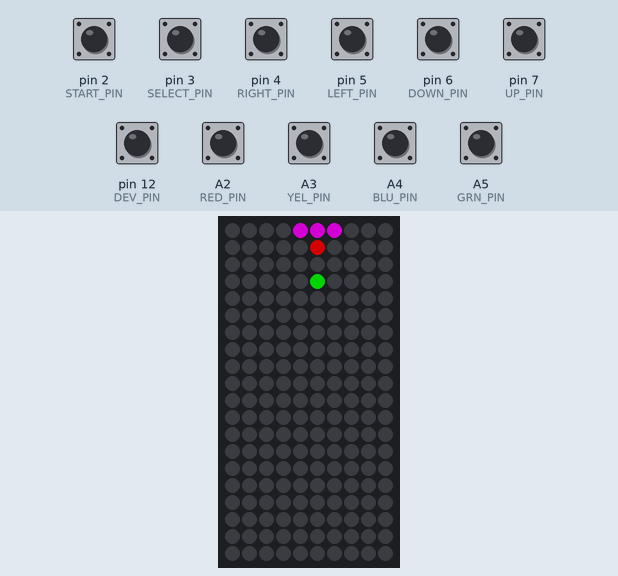
Simulated run of this sketch. Board: Arduino Uno, built with avr-gcc and run on an emulated ATmega328P. Parts: 10×20 RGB LED matrix (first LED top left, wired row by row). The inputs (shaded band) are chosen by the test bench; at power-on: A2 (RED_PIN), A3 (YEL_PIN), A4 (BLU_PIN), A5 (GRN_PIN), pin 2 (START_PIN), pin 3 (SELECT_PIN), pin 4 (RIGHT_PIN), pin 5 (LEFT_PIN), pin 6 (DOWN_PIN), pin 7 (UP_PIN), pin 12 (DEV_PIN) HIGH. Dim RGB values are drawn brighter than linear; what the sketch prints to the serial monitor is not drawn.

Above: at 1.6 s.
1.7 s: A2 (RED_PIN) pulled LOW for 1 s
At 3.0 s:
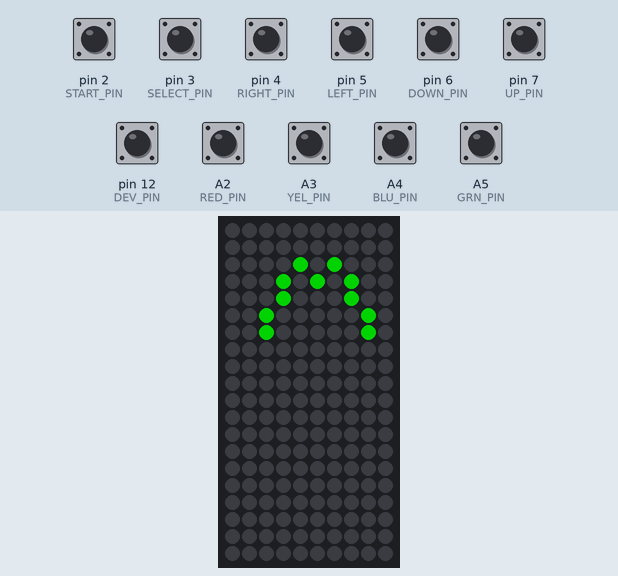
3.3 s: pin 4 (RIGHT_PIN) pulled LOW for 1 s
At 4.7 s:
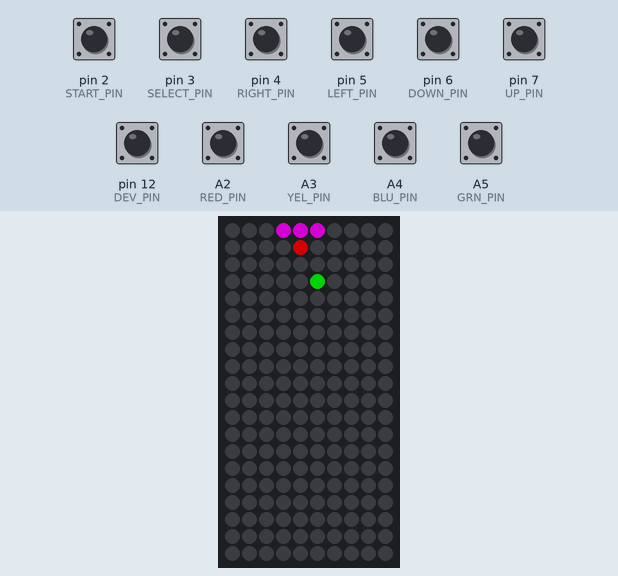
5.8 s: A3 (YEL_PIN) pulled LOW for 0.15 s
At 6.13 s:
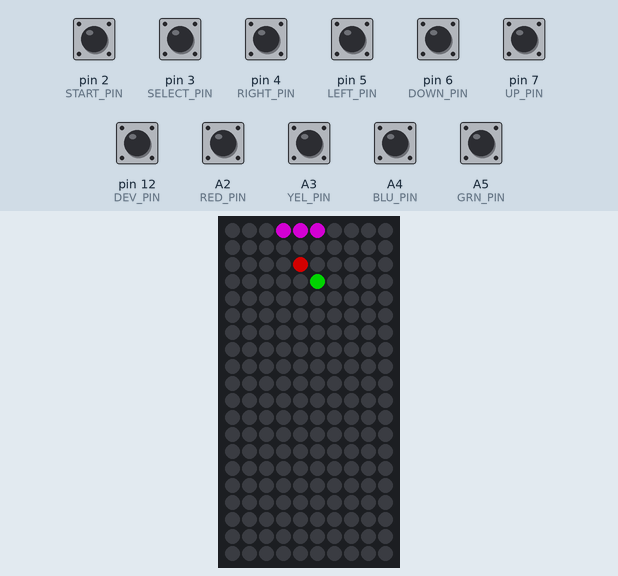
6.5 s: pin 5 (LEFT_PIN) pulled LOW for 0.15 s
At 6.63 s:
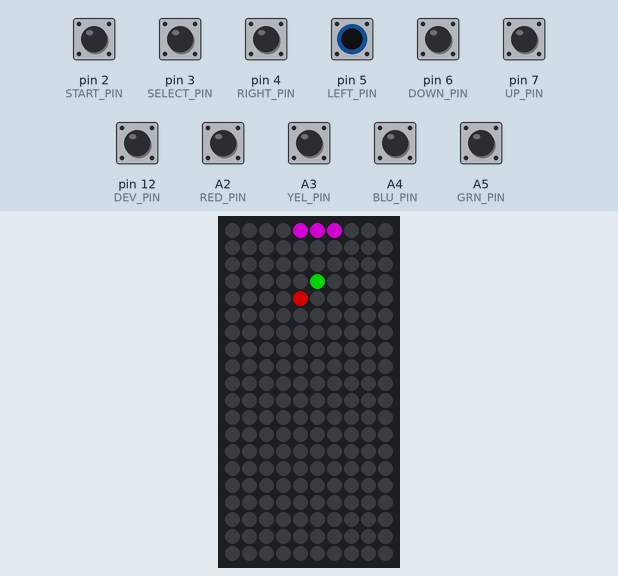
7.2 s: pin 4 (RIGHT_PIN) pulled LOW for 0.15 s
At 7.38 s:
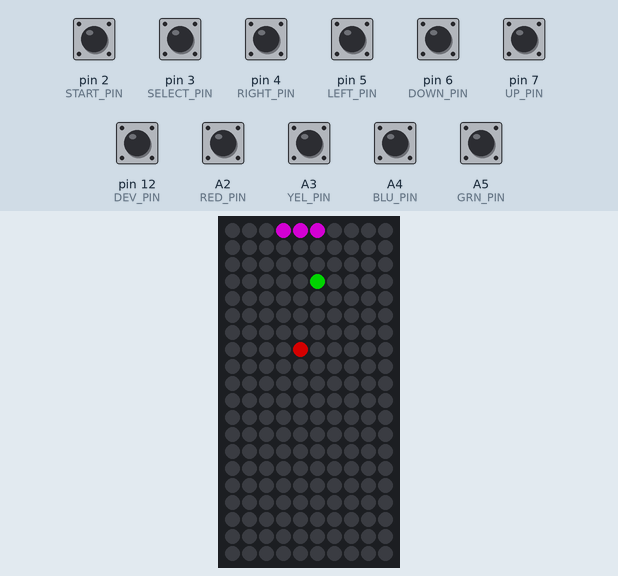
7.9 s: pin 5 (LEFT_PIN) pulled LOW for 1 s
At 8.13 s:
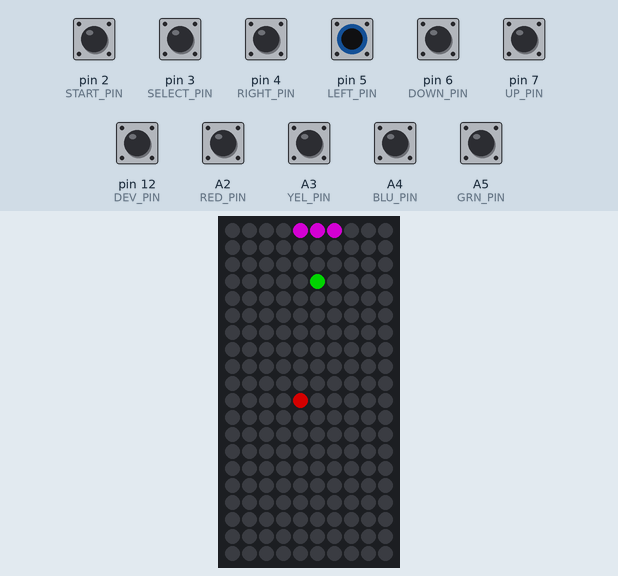
Timing chart, 0 to 10.5 s (numbered marks = the images above; inputs shaded):
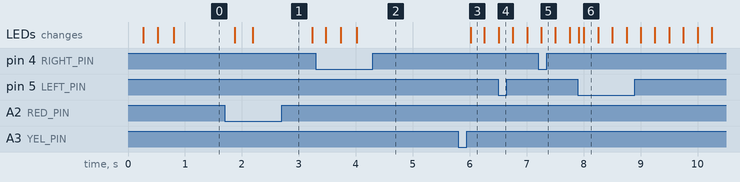

Measured:
- after the input at 1.7 s, the LEDs: first change after 0.18 s (image 1 shows a later state)
- after the input at 5.8 s, the LEDs: change after 0.22 s (image 3)

The sketch:

QuanTendo.ino
```cpp
#include <Arduino.h>
#include "quantendo.h"

#define WIDTH 10
#define HEIGHT 20

quantendo my_quantendo;
unsigned long last_ball_update = millis();
unsigned long last_s_update = millis();
uint8_t count;
uint8_t current_level = 1;
int ball_speed = 250;
int8_t player = 4;
uint8_t ball_x = 4;
uint8_t ball_y = 1;
int8_t bounce = -1;
int8_t ball_dx = 0;
int8_t ball_dy = 0;
uint8_t game_state = 0;
uint8_t s_counter = 3;

// MAPS ARE UPSIDE DOWN!!
const uint8_t INITIAL_MAP_DATA[HEIGHT][WIDTH] = {

      {0,0,0,0,0,0,0,0,0,0},
      {0,0,0,0,0,0,0,0,0,0},
      {0,0,0,0,0,0,0,0,0,0},
      {0,0,0,0,3,0,0,0,0,0},
      {0,0,0,0,0,0,0,0,0,0},
      {0,0,0,0,0,0,0,0,0,0},
      {0,0,0,0,0,0,0,0,0,0},
      {0,0,0,0,0,0,0,0,0,0},
      {0,0,0,0,0,0,0,0,0,0},
      {0,0,0,0,0,0,0,0,0,0},
      {0,0,0,0,0,0,0,0,0,0},
      {0,0,0,0,0,0,0,0,0,0},
      {0,0,0,0,0,0,0,0,0,0},
      {0,0,0,0,0,0,0,0,0,0},
      {0,0,0,0,0,0,0,0,0,0},
      {0,0,0,0,0,0,0,0,0,0},
      {0,0,0,0,0,0,0,0,0,0},
      {0,0,0,0,0,0,0,0,0,0},
      {0,0,0,0,0,0,0,0,0,0},
      {0,0,0,0,0,0,0,0,0,0}

  };

uint8_t map_data[HEIGHT][WIDTH];

void setup() {
  Serial.begin(115200);
  randomSeed(analogRead(0));
  Serial.println("QuanTendo - Bricker");
  my_quantendo = quantendo();
  my_quantendo.begin();
  Serial.print("Dev mode:");
  Serial.println(my_quantendo.isDev() ? " True" : " False");
  Serial.print("NeoPixel Pin: ");
  Serial.println(my_quantendo.getNeoPin());
  // Initialize the map data
  memcpy(map_data, INITIAL_MAP_DATA, sizeof(INITIAL_MAP_DATA));

}


// Define the digit patterns (5x3 for simplicity)
const int digits[10][5][3] = {
  { {1, 1, 1}, {1, 0, 1}, {1, 0, 1}, {1, 0, 1}, {1, 1, 1} },  // 0
  { {0, 1, 0}, {1, 1, 0}, {0, 1, 0}, {0, 1, 0}, {1, 1, 1} },  // 1
  { {1, 1, 1}, {0, 0, 1}, {1, 1, 1}, {1, 0, 0}, {1, 1, 1} },  // 2
  { {1, 1, 1}, {0, 0, 1}, {1, 1, 1}, {0, 0, 1}, {1, 1, 1} },  // 3
  { {1, 0, 1}, {1, 0, 1}, {1, 1, 1}, {0, 0, 1}, {0, 0, 1} },  // 4
  { {1, 1, 1}, {1, 0, 0}, {1, 1, 1}, {0, 0, 1}, {1, 1, 1} },  // 5
  { {1, 1, 1}, {1, 0, 0}, {1, 1, 1}, {1, 0, 1}, {1, 1, 1} },  // 6
  { {1, 1, 1}, {0, 0, 1}, {0, 0, 1}, {0, 0, 1}, {0, 0, 1} },  // 7
  { {1, 1, 1}, {1, 0, 1}, {1, 1, 1}, {1, 0, 1}, {1, 1, 1} },  // 8
  { {1, 1, 1}, {1, 0, 1}, {1, 1, 1}, {0, 0, 1}, {1, 1, 1} }   // 9
};

void dpln(String msg){
  // Prints to serial if dev mode
  if (my_quantendo.isDev()){
    Serial.println((String)msg);
  }
}

uint32_t get_tile_colour(uint8_t t){
  switch(t){
    case 0:
      return my_quantendo.colour(0, 0, 0);
      break;
    case 1:
      return my_quantendo.colour(127, 0, 0);
      break;
    case 2:
      return my_quantendo.colour(127, 0, 127);
      break;
    case 3:
      return my_quantendo.colour(0, 127, 0);
      break;
    case 4:
      return my_quantendo.colour(127, 127, 127);
      break;
  }
  return my_quantendo.colour(0, 0, 0);
}

void draw_level(){
  uint8_t k;
  uint8_t l;
  for (k=0; k<HEIGHT; k++){
    for (l=0; l<WIDTH; l++){
      uint32_t t = get_tile_colour(map_data[k][l]);
      uint8_t r = (t >> 16) & 0xFF;
      uint8_t g = (t >> 8) & 0xFF;
      uint8_t b = t & 0xFF;
      my_quantendo.setPixel(l, k, r, g, b);
    }
  }
  // my_quantendo.box(2, 17, 7, 14, 0, 127, 0);
}

void draw_player(){

  my_quantendo.line(player - 1, 0, player + 1, 0, 127, 0, 127);
}

void draw_digit(uint8_t x, uint8_t y, uint8_t digit, uint8_t r, uint8_t g, uint8_t b){
  // Draws a digit at x, y with colour r, g, b
  my_quantendo.rectangle(x - 2, y + 2, x + 4, y - 6, r, g, b);
  for (int i = 0; i < 5; i++) {
    for (int j = 0; j < 3; j++) {
      if (digits[digit][i][j] == 1) {
        my_quantendo.setPixel(x + j, y - i, r, g, b);
      }
    }
  }
}

bool check_bat_hit() {
  // Check if the ball is going to hit the bat
  if (ball_dy == -1 && ball_y == 1) {
    int next_x = ball_x + ball_dx;
    if (next_x >= player - 1 && next_x <= player + 1) {
      return true;
    }
  }
  return false;
}

void ball_collision() {
  if (check_bat_hit()) {
    dpln("Hit bat");
    ball_dx = (ball_x - player);
    ball_dy = 1;
    return;
  }
  check_bounce();
  if (ball_y == 0) {
    // Ball below bat
    game_state = 2;
  }
}

uint8_t check_for_win(){
  uint8_t brick_count = 0;
  for (uint8_t y = 0; y < HEIGHT; y++) {
    for (uint8_t x = 0; x < WIDTH; x++) {
      if (map_data[y][x] == 3) {
        brick_count += 1;
      }
    }
  }
  return brick_count;
}


void remove_wall(uint8_t x, uint8_t y){
  dpln("Removing brick");
  map_data[y][x] = 0;
  ball_speed = ball_speed * 0.95;
  if (check_for_win() == 0){
    dpln("WINNER!");
    game_state = 4;
  }else{
    dpln((String)check_for_win());
  }
}

void check_bounce() {
  bool bounced = false;
  int next_x = ball_x + ball_dx;
  int next_y = ball_y + ball_dy;

  // Check if the next position is out of bounds
  if (next_x < 0 || next_x >= WIDTH || next_y < 0 || next_y >= HEIGHT) {
    if (next_x < 0 || next_x >= WIDTH) {
      ball_dx = -ball_dx;
    }
    if (next_y < 0 || next_y >= HEIGHT) {
      ball_dy = -ball_dy;
    }
    bounced = true;
  } else {
    // Check for block collision at the next position
    if (map_data[next_y][next_x] != 0) {
      ball_dx = -ball_dx;
      ball_dy = -ball_dy;
      remove_wall(next_x, next_y);
      bounced = true;
    } else {
      // Check for horizontal collision if moving diagonally
      if (ball_dx != 0 && map_data[ball_y][next_x] != 0) {
        ball_dx = -ball_dx;
        remove_wall(next_x, ball_y);
        bounced = true;
      }

      // Check for vertical collision if moving diagonally
      if (ball_dy != 0 && map_data[next_y][ball_x] != 0) {
        ball_dy = -ball_dy;
        remove_wall(ball_x, next_y);
        bounced = true;
      }
    }
  }

  if (bounced) {
    dpln("Bounced");
  }
}

void move_ball() {
  // Check for bounce and collisions
  ball_collision();

  // Move ball in direction
  ball_x += ball_dx;
  ball_y += ball_dy;

  last_ball_update = millis();
}

void draw_ball(){
  // Render
  my_quantendo.setPixel(ball_x, ball_y, 127, 0, 0);
}

void button_trigger(){
  switch(game_state){
    case 1:
      // Left Button
      if (my_quantendo.hasPressed(BTN_LEFT)) {
        if (player > 1) {
          player--;
        }

      }

      // Right Button
      if (my_quantendo.hasPressed(BTN_RIGHT)) {
        if (player < 8) {
          player++;
        }

      }

      // Fire buttons
      if (my_quantendo.hasPressed(BTN_RED) || my_quantendo.hasPressed(BTN_YEL) || my_quantendo.hasPressed(BTN_GRN) || my_quantendo.hasPressed(BTN_BLU)){
          // detect_wall(ball_x, ball_y);
      }
      break;
    case 2:
    case 4:
      delay(500);
      restart_game();
      break;
    case 3:
          // Left Button
      if (my_quantendo.hasPressed(BTN_LEFT)) {
        if (player > 1) {
          player--;
          ball_x = player;
        }
      }
      // Right Button
      if (my_quantendo.hasPressed(BTN_RIGHT)) {
        if (player < 8) {
          player++;
          ball_x = player;
        }
      }
    if (my_quantendo.hasPressed(BTN_RED) || my_quantendo.hasPressed(BTN_YEL) || my_quantendo.hasPressed(BTN_GRN) || my_quantendo.hasPressed(BTN_BLU)){
      // Ball on bat
      if ((ball_dx == 0) && (ball_dy == 0)){
        ball_dy = 1;
        game_state = 1;
      }
    }
    break;
  }
}

void clear(){
  my_quantendo.box(0, 0, 9, 19, 0, 0, 0);
}

void restart_game(){
  last_ball_update = millis();
  last_s_update = millis();
  player = 4;
  ball_x = 4;
  ball_y = 1;
  ball_dx = 0;
  ball_dy = 0;
  s_counter = 3;
  game_state = 0;

// Reset the map data
  memcpy(map_data, INITIAL_MAP_DATA, sizeof(INITIAL_MAP_DATA));
}

void loop() {
  clear();
  switch(game_state){
    case 0:
      // Starting
      if (millis() > last_s_update + 250){
        s_counter--;
        last_s_update = millis();
      }
      if (s_counter == 0){
        game_state = 3;
      }
      draw_digit(3, 7, s_counter, 0, 0, 200);
      break;
    case 1:
    case 3:
      //  Running

      count = my_quantendo.readButtons();
      if (count > 0) {
        button_trigger();
      }
      // draw_gui();
      draw_level();
      draw_player();
      if (millis() > last_ball_update + ball_speed){
        move_ball();
      }
      draw_ball();
      break;
    case 2:
      // Dead
      count = my_quantendo.readButtons();
      if (count > 0) {
        button_trigger();
      }
      my_quantendo.line(0, 9, 9, 0, 255, 0, 0);
      my_quantendo.line(9, 9, 0, 0, 255, 0, 0);
      break;
    case 4:
      // Winner
      count = my_quantendo.readButtons();
      if (count > 0){
        button_trigger();
      }
      my_quantendo.line(1,6,3,2,0,127,0);
      my_quantendo.line(3,2,4,3,0,127,0);
      my_quantendo.setPixel(5, 2, 0, 127, 0);
      my_quantendo.setPixel(6, 3, 0, 127, 0);
      my_quantendo.setPixel(6, 4, 0, 127, 0);
      my_quantendo.setPixel(7, 5, 0, 127, 0);
      my_quantendo.setPixel(7, 6, 0, 127, 0);

      break;
  }

  my_quantendo.show();
  delay(2);
}
```

quantendo.cpp
```cpp
#include "quantendo.h"

quantendo::quantendo() {
}

void quantendo::begin(void) {
  pinMode(DEV_PIN, INPUT_PULLUP);
  m_dev = !digitalRead(DEV_PIN);

  for (uint8_t i = 0; i < BUTTON::COUNT; i++) {
    buttons[i].begin(btn_pins[i]);
  }

  pixels.setPin(NEO_PIN);
  pixels.updateType(NEO_GRB + NEO_KHZ800);
  pixels.updateLength(WIDTH * HEIGHT);
  pixels.begin();
  pixels.clear();
  pixels.setBrightness(m_dev ? BRIGHT_DEV : BRIGHT_NORM);
  pixels.show();
}

uint8_t quantendo::getBrightness(void) {
  return m_dev ? BRIGHT_DEV : BRIGHT_NORM;
}

void quantendo::show(void) {
  pixels.show();
}

bool quantendo::isDev(void) {
  return m_dev;
}

int16_t quantendo::getNeoPin(void) {
  return NEO_PIN;
}

bool quantendo::setPixel(int8_t x, int8_t y, uint8_t r, uint8_t g, uint8_t b) {
  if (x < WIDTH && y < HEIGHT) {
    pixels.setPixelColor(toPixel(x, y), r, g, b);
    return 0;
  } else {
    return 1;
  }
}

uint32_t quantendo::getPixel(int8_t x, int8_t y) {
  uint32_t ret = pixels.getPixelColor(toPixel(x, y));
  return ret;
}

uint32_t quantendo::getOriginalColour(uint32_t scaledColour, uint8_t brightness) {
  uint8_t r = (scaledColour >> 16) & 0xFF;
  uint8_t g = (scaledColour >> 8) & 0xFF;
  uint8_t b = scaledColour & 0xFF;

  uint8_t newBrightness = 256; //brightness + 1;

  if (newBrightness == 1) {
    // Avoid division by zero
    return (r << 16) | (g << 8) | b;
  }

  uint8_t originalR = (r * newBrightness) >> 8;
  uint8_t originalG = (g * newBrightness) >> 8;
  uint8_t originalB = (b * newBrightness) >> 8;

  // Print intermediate values for debugging
  Serial.print("r:"); Serial.print(r);
  Serial.print(" g:"); Serial.print(g);
  Serial.print(" b:"); Serial.println(b);
  Serial.print("originalR:"); Serial.print(originalR);
  Serial.print(" originalG:"); Serial.print(originalG);
  Serial.print(" originalB:"); Serial.println(originalB);

  return ((uint32_t)originalR << 16) | ((uint32_t)originalG << 8) | originalB;
}

uint32_t quantendo::colour(uint8_t r, uint8_t g, uint8_t b) {
  return pixels.Color(r, g, b);
}


bool quantendo::line(uint8_t x0, uint8_t y0, uint8_t x1, uint8_t y1, uint8_t r, uint8_t g, uint8_t b) {
  if (x0 < WIDTH && x1 < WIDTH && y0 < HEIGHT && y1 < HEIGHT) {
    int8_t dx = abs(x1 - x0);
    int8_t dy = abs(y1 - y0);
    int8_t sx = (x0 < x1) ? 1 : -1;
    int8_t sy = (y0 < y1) ? 1 : -1;

    int8_t err = dx - dy;

    while (true) {
      pixels.setPixelColor(toPixel(x0, y0), r, g, b);
      if (x0 == x1 && y0 == y1) {
        break;
      }

      int8_t e2 = 2 * err;
      if (e2 > -dy) {
        err -= dy;
        x0 += sx;
      }

      if (e2 < dx) {
        err += dx;
        y0 += sy;
      }
    }
    return 0;
  } else {
    return 1;
  }
}

bool quantendo::rectangle(int8_t x0, int8_t y0, int8_t x1, int8_t y1, uint8_t r, uint8_t g, uint8_t b) {
  if (x0 < WIDTH && x1 < WIDTH && y0 < HEIGHT && y1 < HEIGHT) {
    line(x0, y0, x1, y0, r, g, b);
    line(x1, y0, x1, y1, r, g, b);
    line(x1, y1, x0, y1, r, g, b);
    line(x0, y1, x0, y0, r, g, b);

    return 0;
  } else {
    return 1;
  }
}

bool quantendo::box(int8_t x0, int8_t y0, int8_t x1, int8_t y1, uint8_t r, uint8_t g, uint8_t b) {
  if (x0 < WIDTH && x1 < WIDTH && y0 < HEIGHT && y1 < HEIGHT) {
    int8_t s = x0 < x1 ? x0 : x1;
    int8_t e = x0 < x1 ? x1 : x0;

    for (int8_t x = s; x <= e; x++) {
      line(x, y0, x, y1, r, g, b);
    }

    return 0;
  } else {
    return 1;
  }
}

uint8_t quantendo::readButtons(void) {
  // returns the number of buttons that have changed since last read
  uint8_t count = 0;
  for (uint8_t i = 0; i < BUTTON::COUNT; i++) {
    if (buttons[i].buttonRead()) {
      count++;
    }
  }
  return count;
}

bool quantendo::isPressed(BUTTON btn) {
  return buttons[btn].isPressed();
}

bool quantendo::isReleased(BUTTON btn) {
  return buttons[btn].isReleased();
}

bool quantendo::hasPressed(BUTTON btn) {
  return buttons[btn].hasPressed();
}

bool quantendo::hasReleased(BUTTON btn) {
  return buttons[btn].hasReleased();
}

button* quantendo::read(BUTTON btn) {
  return &buttons[btn];
}
// ***********************

uint8_t quantendo::toPixel(uint8_t x, uint8_t y) {
  // (0,0) is bottom left
  // first pixel is bottom right
  //y = HEIGHT - y - 1;
  x = WIDTH - x - 1;

  return (WIDTH * y) + (x * -(((y % 2) * 2) - 1)) + ((WIDTH - 1) * (y % 2));
}
```

quantendo.h
```cpp
#include <Arduino.h>
#include <Adafruit_NeoPixel.h>

#define WIDTH 10
#define HEIGHT 20

#define START_PIN 2
#define SELECT_PIN 3
#define RIGHT_PIN 4
#define LEFT_PIN 5
#define DOWN_PIN 6
#define UP_PIN 7
#define RED_PIN A2
#define YEL_PIN A3
#define BLU_PIN A4
#define GRN_PIN A5
#define NEO_PIN 10
#define CTRLR_PIN 11
#define DEV_PIN 12

#define BRIGHT_NORM 255
#define BRIGHT_DEV 31
// 127=FE
//  63=FC
//  31=F8
//  15=F0
//   7=E0

enum BUTTON {
  BTN_START,
  BTN_SELECT,
  BTN_RIGHT,
  BTN_LEFT,
  BTN_DOWN,
  BTN_UP,
  BTN_RED,
  BTN_YEL,
  BTN_BLU,
  BTN_GRN,
  COUNT
};

struct button {
  bool buffer;
  bool state;
  bool isKnown;
  uint8_t pin;

  void begin(uint8_t button_pin) {
    isKnown = true;
    pin = button_pin;
    pinMode(pin, INPUT_PULLUP);
    state = !digitalRead(pin);
  }

  bool buttonRead(void) {
    if (state == digitalRead(pin)) {
      // this means that the button has been pressed or released
      // because digitalRead() is inverted, 0=on, 1=off
      // reverse the current level states to make them right
      state = !state;
      // flag that edge value has not been told
      isKnown = false;
      // return true to indicate a state change
      return true;
    } else {
      return false;
    }
  }

  bool isPressed(void) {
    return state;
  }

  bool hasPressed(void) {

    if (isKnown || !state) {
      // if we are known or the button is not pressed
      return false;
    } else {
      // mark as now known and report pressed
      isKnown = true;
      return isKnown;
    }
  }

  bool isReleased(void) {
    return !state;
  }

  bool hasReleased(void) {
    if (isKnown || state) {
      // if we are known already or the button is not released
      return false;
    } else {
      // mark as now known and report released
      isKnown = true;
      return isKnown;
    }
  }
};

class quantendo {
public:
  quantendo();

  void begin(void);
  void show(void);
  bool setPixel(int8_t x, int8_t y, uint8_t r, uint8_t g, uint8_t b);
  uint32_t getPixel(int8_t x, int8_t y);
  uint8_t getBrightness();
  uint32_t getOriginalColour(uint32_t scaledColour, uint8_t brightness);
  bool line(uint8_t x0, uint8_t y0, uint8_t x1, uint8_t y1, uint8_t r, uint8_t g, uint8_t b);
  bool rectangle(int8_t x0, int8_t y0, int8_t x1, int8_t y1, uint8_t r, uint8_t g, uint8_t b);
  bool box(int8_t x0, int8_t y0, int8_t x1, int8_t y1, uint8_t r, uint8_t g, uint8_t b);
  uint8_t readButtons(void);
  bool hasPressed(BUTTON btn);
  bool hasReleased(BUTTON btn);
  bool isPressed(BUTTON btn);
  bool isReleased(BUTTON btn);
  bool isDev(void);
  int16_t getNeoPin(void);
  uint32_t colour(uint8_t r, uint8_t g, uint8_t b);

private:
  Adafruit_NeoPixel pixels;
  bool m_dev;
  button buttons[COUNT];
  button* read(BUTTON btn);
  uint8_t toPixel(uint8_t x, uint8_t y);
  uint8_t btn_pins[COUNT] = { START_PIN, SELECT_PIN, RIGHT_PIN, LEFT_PIN, DOWN_PIN, UP_PIN, RED_PIN, YEL_PIN, BLU_PIN, GRN_PIN };
};
```
